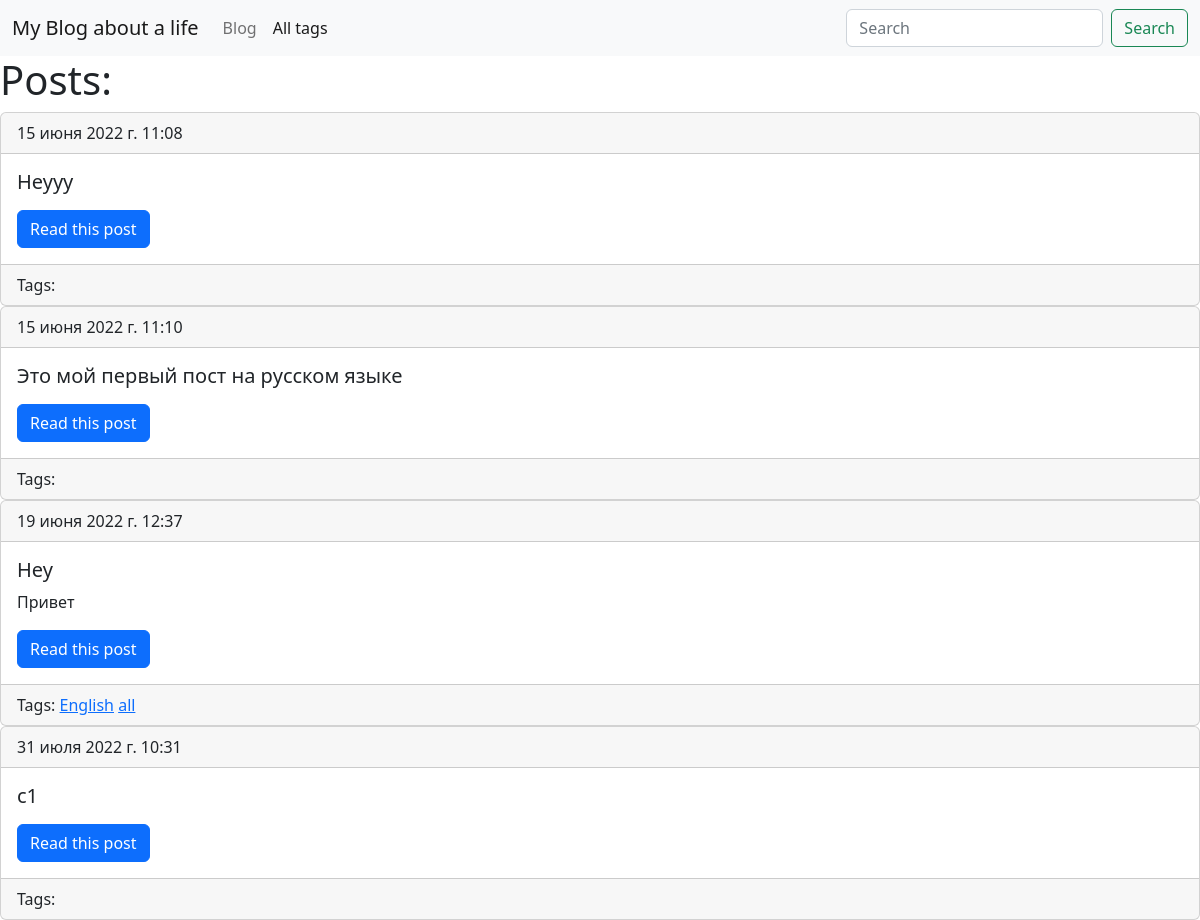
Screenshot of /blog/ with the database file from the repository.
### blog/models.py (models this page shows, shortened)
class Post(models.Model):
    title=models.CharField(max_length=150, db_index=True)
    slug=models.SlugField(max_length=150, blank=True,unique=True)
    body=models.TextField(blank=True, db_index=True)
    tags=models.ManyToManyField('Tag', blank=True, related_name='posts')
    date_pub=models.DateTimeField(auto_now_add=True)

class Tag (models.Model):
    title=models.CharField(max_length=50, db_index=True)
    slug=models.SlugField(max_length=50, unique=True)
    def get_absolute_url(self):
        return reverse('tag_detail_url', kwargs={'slug':self.slug})

### blog/views.py (the view)
# urls.py: path('', post_list, name='post_list_url'),
def post_list(request):
    posts = Post.objects.all()
    search_query = request.GET.get('search','')
    if search_query:
        posts=Post.objects.filter(Q(title__icontains=search_query)|Q(body__icontains=search_query))
    else:
        posts = Post.objects.all
    return render(request, 'blog/index.html', context={'posts': posts})

### blog/templates/blog/index.html (shortened to what this page needs)
{% extends 'blog/baseBlog.html'%}
{%block content%}
<h1 class="posts">Posts:</h1>
{% for post in posts %}
{%include 'blog/includes/card_tamplate.html'%}
{% endfor %}
{% endblock %}

### blog/templates/blog/includes/card_tamplate.html
<div class="card">
  <div class="card-header">
    {{post.date_pub}}
  </div>
  <div class="card-body">
    <h5 class="card-title">{{post.title}}</h5>
    <p class="card-text">{{post.body}}</p>
    <a href="{%url 'post_detail_url' slug=post.slug%}" class="btn btn-primary">Read this post</a>
  </div>
  <div class="card-footer">
      Tags:
{% for tag in post.tags.all %}
<a href="{{tag.get_absolute_url }}">{{tag.title}}</a>
{%endfor%}
  </div>
</div>

### rows the page displays
Post: date_pub "15 июня 2022 г. 11:08", title "Heyyy"
Post: date_pub "15 июня 2022 г. 11:10", title "Это мой первый пост на русском языке"
Post: date_pub "19 июня 2022 г. 12:37", title "Hey", body "Привет"
Tag: title "English"
Tag: title "all"
Post: date_pub "31 июля 2022 г. 10:31", title "c1"
